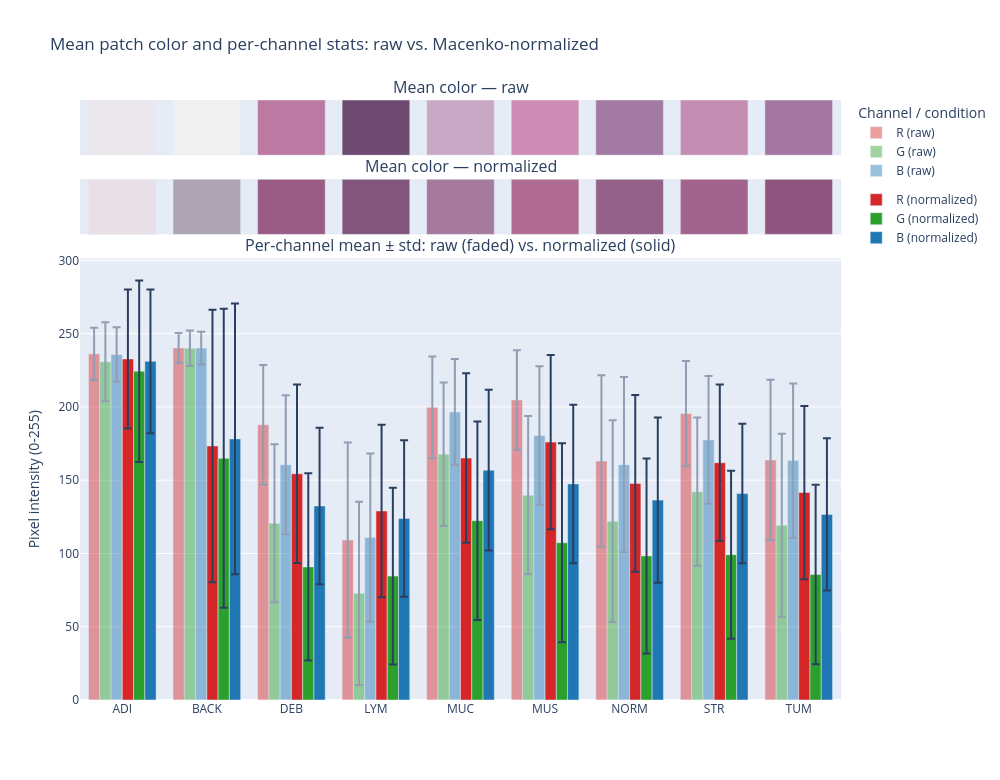

Notebook code for this chart:
### Code cell
fig = plot_channel_stats_comparison(channel_stats, channel_stats_norm)
fig.show()

### Figure 1 — Plotly figure (JSON) as saved in the notebook; plotly's stock layout.template omitted (floating-point values rounded to 4 significant figures)
{"data": [{"hoverinfo": "text", "hovertext": ["rgb(236,231,236)", "rgb(240,240,240)", "rgb(188,121,161)", "rgb(109,73,111)", "rgb(200,168,197)", "rgb(205,140,180)", "rgb(163,122,161)", "rgb(195,142,177)", "rgb(164,119,163)"], "marker": {"color": ["rgb(236,231,236)", "rgb(240,240,240)", "rgb(188,121,161)", "rgb(109,73,111)", "rgb(200,168,197)", "rgb(205,140,180)", "rgb(163,122,161)", "rgb(195,142,177)", "rgb(164,119,163)"]}, "showlegend": false, "type": "bar", "x": ["ADI", "BACK", "DEB", "LYM", "MUC", "MUS", "NORM", "STR", "TUM"], "xaxis": "x", "y": [1, 1, 1, 1, 1, 1, 1, 1, 1], "yaxis": "y"}, {"hoverinfo": "text", "hovertext": ["rgb(233,224,231)", "rgb(173,165,178)", "rgb(154,91,132)", "rgb(129,85,124)", "rgb(165,122,157)", "rgb(176,107,147)", "rgb(148,98,136)", "rgb(162,99,141)", "rgb(142,86,127)"], "marker": {"color": ["rgb(233,224,231)", "rgb(173,165,178)", "rgb(154,91,132)", "rgb(129,85,124)", "rgb(165,122,157)", "rgb(176,107,147)", "rgb(148,98,136)", "rgb(162,99,141)", "rgb(142,86,127)"]}, "showlegend": false, "type": "bar", "x": ["ADI", "BACK", "DEB", "LYM", "MUC", "MUS", "NORM", "STR", "TUM"], "xaxis": "x2", "y": [1, 1, 1, 1, 1, 1, 1, 1, 1], "yaxis": "y2"}, {"error_y": {"array": [17.85, 10.13, 40.73, 66.55, 34.66, 33.94, 58.48, 35.87, 54.71], "type": "data"}, "legendgroup": "raw", "marker": {"color": "#d62728"}, "name": "R (raw)", "offsetgroup": "0", "opacity": 0.45, "type": "bar", "x": ["ADI", "BACK", "DEB", "LYM", "MUC", "MUS", "NORM", "STR", "TUM"], "xaxis": "x3", "y": [236.2, 240.3, 187.8, 109.2, 199.7, 204.8, 163.1, 195.5, 163.8], "yaxis": "y3"}, {"error_y": {"array": [27.02, 12.12, 53.99, 62.54, 48.96, 53.97, 68.86, 50.61, 62.46], "type": "data"}, "legendgroup": "raw", "marker": {"color": "#2ca02c"}, "name": "G (raw)", "offsetgroup": "1", "opacity": 0.45, "type": "bar", "x": ["ADI", "BACK", "DEB", "LYM", "MUC", "MUS", "NORM", "STR", "TUM"], "xaxis": "x3", "y": [230.8, 240.0, 120.6, 72.78, 167.7, 139.8, 122.0, 142.1, 119.2], "yaxis": "y3"}, {"error_y": {"array": [18.57, 11.17, 47.45, 57.3, 36.03, 47.24, 59.76, 43.57, 52.58], "type": "data"}, "legendgroup": "raw", "marker": {"color": "#1f77b4"}, "name": "B (raw)", "offsetgroup": "2", "opacity": 0.45, "type": "bar", "x": ["ADI", "BACK", "DEB", "LYM", "MUC", "MUS", "NORM", "STR", "TUM"], "xaxis": "x3", "y": [235.7, 240.2, 160.6, 110.9, 196.6, 180.5, 160.6, 177.5, 163.4], "yaxis": "y3"}, {"error_y": {"array": [47.39, 92.96, 60.89, 58.85, 57.85, 59.45, 60.32, 53.3, 59.13], "type": "data"}, "legendgroup": "normalized", "marker": {"color": "#d62728"}, "name": "R (normalized)", "offsetgroup": "3", "opacity": 1, "type": "bar", "x": ["ADI", "BACK", "DEB", "LYM", "MUC", "MUS", "NORM", "STR", "TUM"], "xaxis": "x3", "y": [232.7, 173.4, 154.4, 129.0, 165.1, 176.0, 147.8, 161.9, 141.6], "yaxis": "y3"}, {"error_y": {"array": [61.92, 102.0, 63.95, 60.3, 67.68, 67.87, 66.54, 57.35, 61.26], "type": "data"}, "legendgroup": "normalized", "marker": {"color": "#2ca02c"}, "name": "G (normalized)", "offsetgroup": "4", "opacity": 1, "type": "bar", "x": ["ADI", "BACK", "DEB", "LYM", "MUC", "MUS", "NORM", "STR", "TUM"], "xaxis": "x3", "y": [224.4, 164.9, 90.82, 84.56, 122.4, 107.3, 98.28, 99.09, 85.58], "yaxis": "y3"}, {"error_y": {"array": [48.99, 92.33, 53.35, 53.39, 54.9, 54.1, 56.4, 47.62, 51.93], "type": "data"}, "legendgroup": "normalized", "marker": {"color": "#1f77b4"}, "name": "B (normalized)", "offsetgroup": "5", "opacity": 1, "type": "bar", "x": ["ADI", "BACK", "DEB", "LYM", "MUC", "MUS", "NORM", "STR", "TUM"], "xaxis": "x3", "y": [231.1, 178.2, 132.4, 123.9, 156.9, 147.4, 136.4, 140.9, 126.7], "yaxis": "y3"}], "layout": {"annotations": [{"font": {"size": 16}, "showarrow": false, "text": "Mean color — raw", "x": 0.5, "xanchor": "center", "xref": "paper", "y": 1, "yanchor": "bottom", "yref": "paper"}, {"font": {"size": 16}, "showarrow": false, "text": "Mean color — normalized", "x": 0.5, "xanchor": "center", "xref": "paper", "y": 0.868, "yanchor": "bottom", "yref": "paper"}, {"font": {"size": 16}, "showarrow": false, "text": "Per-channel mean ± std: raw (faded) vs. normalized (solid)", "x": 0.5, "xanchor": "center", "xref": "paper", "y": 0.736, "yanchor": "bottom", "yref": "paper"}], "barmode": "group", "height": 780, "legend": {"title": {"text": "Channel / condition"}}, "title": {"text": "Mean patch color and per-channel stats: raw vs. Macenko-normalized"}, "width": 1000, "xaxis": {"anchor": "y", "domain": [0, 1], "visible": false}, "xaxis2": {"anchor": "y2", "domain": [0, 1], "visible": false}, "xaxis3": {"anchor": "y3", "domain": [0, 1]}, "yaxis": {"anchor": "x", "domain": [0.908, 1], "range": [0, 1], "visible": false}, "yaxis2": {"anchor": "x2", "domain": [0.776, 0.868], "range": [0, 1], "visible": false}, "yaxis3": {"anchor": "x3", "domain": [0, 0.736], "title": {"text": "Pixel intensity (0-255)"}}}}
